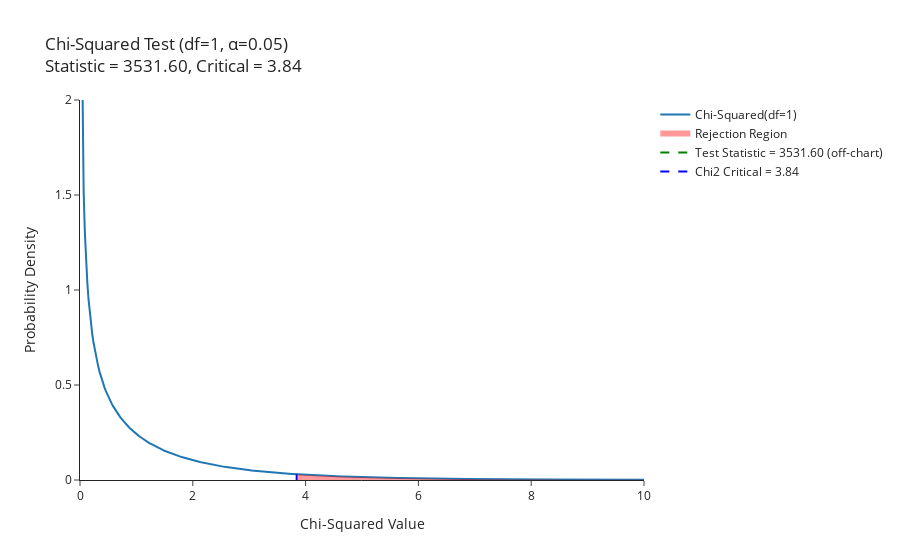

The cell this chart's notebook holds for it:
### Code cell
# Parameters
df = degree_of_freedom
alpha = 0.05
chi2_stat = chi_2

chi2_crit = chi2.ppf(1 - alpha, df)

# x and y values for chi-squared distribution
x = np.linspace(0, chi2.ppf(0.999, df), 500)
y = chi2.pdf(x, df)

# Create Plotly figure
fig = go.Figure()

# Add chi-squared distribution curve
fig.add_trace(go.Scatter(x=x, y=y, mode='lines', name=f'Chi-Squared(df={df})'))

# Shade rejection region (right tail)
fig.add_trace(go.Scatter(
    x=x[x > chi2_crit],
    y=y[x > chi2_crit],
    fill='tozeroy',
    mode='none',
    name='Rejection Region',
    fillcolor='rgba(255,0,0,0.4)'
))

# Vertical line for test statistic (off-scale)
fig.add_trace(go.Scatter(
    x=[chi2_stat, chi2_stat],
    y=[0, 0.1],  # small stub, since it's far off
    mode='lines',
    line=dict(color='green', dash='dash', width=2),
    name=f'Test Statistic = {chi2_stat:.2f} (off-chart)'
))

# Vertical line for chi-squared critical value
fig.add_trace(go.Scatter(
    x=[chi2_crit, chi2_crit],
    y=[0, chi2.pdf(chi2_crit, df)],
    mode='lines',
    line=dict(color='blue', dash='dash', width=2),
    name=f'Chi2 Critical = {chi2_crit:.2f}'
))

# Update layout with tighter zoom & stretched y-axis
fig.update_layout(
    title=f'Chi-Squared Test (df={df}, α={alpha})<br>Statistic = {chi2_stat:.2f}, Critical = {chi2_crit:.2f}',
    xaxis_title='Chi-Squared Value',
    yaxis_title='Probability Density',
    template='simple_white',
    xaxis=dict(range=[0, 10]),   # zoom in around the rejection region
    yaxis=dict(range=[0, 2.0])   # << stretch y-axis to see the peak
)

fig.show()

### Figure 1 — Plotly figure (JSON) as saved in the notebook; plotly's stock layout.template omitted (floating-point values rounded to 4 significant figures; data arrays with more than 128 entries replaced by an {"elided": "..."} marker saying what was removed)
{"data": [{"mode": "lines", "name": "Chi-Squared(df=1)", "type": "scatter", "x": {"elided": "500 float values"}, "y": {"elided": "500 float values"}}, {"fill": "tozeroy", "fillcolor": "rgba(255,0,0,0.4)", "mode": "none", "name": "Rejection Region", "type": "scatter", "x": {"elided": "322 float values"}, "y": {"elided": "322 float values"}}, {"line": {"color": "green", "dash": "dash", "width": 2}, "mode": "lines", "name": "Test Statistic = 3531.60 (off-chart)", "type": "scatter", "x": [3532.0, 3532.0], "y": [0, 0.1]}, {"line": {"color": "blue", "dash": "dash", "width": 2}, "mode": "lines", "name": "Chi2 Critical = 3.84", "type": "scatter", "x": [3.841, 3.841], "y": [0, 0.02982]}], "layout": {"title": {"text": "Chi-Squared Test (df=1, α=0.05)<br>Statistic = 3531.60, Critical = 3.84"}, "xaxis": {"range": [0, 10], "title": {"text": "Chi-Squared Value"}}, "yaxis": {"range": [0, 2], "title": {"text": "Probability Density"}}}}
